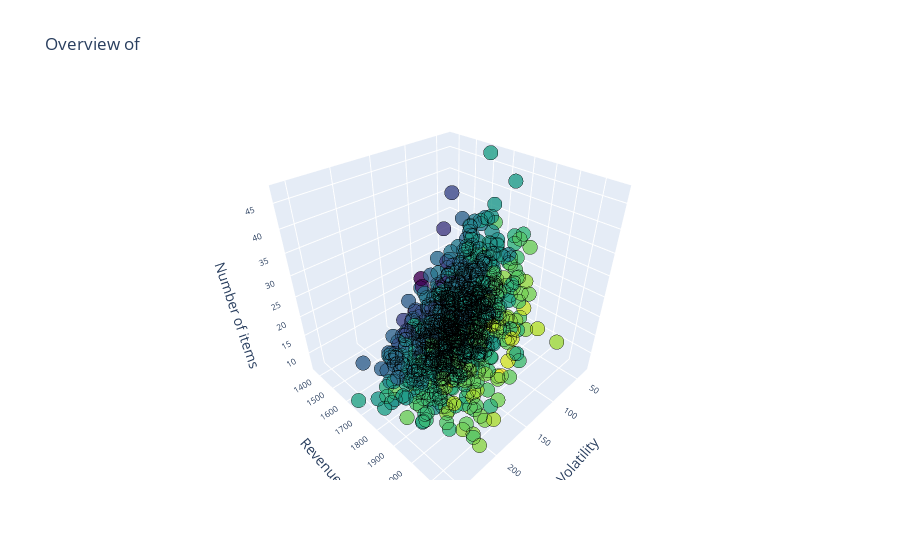

The cell this chart's notebook holds for it:
### Code cell
scatter3d_trace = go.Scatter3d(
    x=portfolio["Volatility"],
    y=portfolio["Revenue"],
    z=portfolio["Sharpe"],
    mode='markers',
    marker=dict(
        size=5,                    # Reduce the size of markers
        color=z,                   # Set color to be based on the z-values
        colorscale='Viridis',      # Choose a color scale
        opacity=0.8,
        line=dict(width=0.5, color='black')  # Add marker outline
    )
)

layout = go.Layout(
    title='Overview of Sharpe, Volatility and Revenue',
    scene=dict(
        xaxis=dict(title='Volatility'),
        yaxis=dict(title='Revenue'),
        zaxis=dict(title='Sharpe')
    )
)

fig = go.Figure(data=[scatter3d_trace], layout=layout)

fig.update_layout(
    scene=dict(
        xaxis=dict(title='Volatility', tickfont=dict(size=10)),  # Adjust axis label font size
        yaxis=dict(title='Revenue', tickfont=dict(size=10)),      # Adjust axis label font size
        zaxis=dict(title='Sharpe', tickfont=dict(size=10)),  # Adjust axis label font size
        camera_eye=dict(x=1.2, y=1.2, z=1.2)  # Adjust camera position
    ),
)
fig

### Figure 1 — Plotly figure (JSON) as saved in the notebook; plotly's stock layout.template omitted (floating-point values rounded to 4 significant figures; data arrays with more than 128 entries replaced by an {"elided": "..."} marker saying what was removed)
{"data": [{"marker": {"color": {"elided": "1000 int values"}, "colorscale": [[0, "#440154"], [0.1111, "#482878"], [0.2222, "#3e4989"], [0.3333, "#31688e"], [0.4444, "#26828e"], [0.5556, "#1f9e89"], [0.6667, "#35b779"], [0.7778, "#6ece58"], [0.8889, "#b5de2b"], [1, "#fde725"]], "line": {"color": "black", "width": 0.5}, "opacity": 0.8, "size": 5}, "mode": "markers", "type": "scatter3d", "x": {"elided": "1000 float values"}, "y": {"elided": "1000 float values"}, "z": {"elided": "1000 float values"}}], "layout": {"scene": {"camera": {"eye": {"x": 1.2, "y": 1.2, "z": 1.2}}, "xaxis": {"tickfont": {"size": 10}, "title": {"text": "Volatility"}}, "yaxis": {"tickfont": {"size": 10}, "title": {"text": "Revenue"}}, "zaxis": {"tickfont": {"size": 10}, "title": {"text": "Number of items"}}}, "title": {"text": "Overview of"}}}
